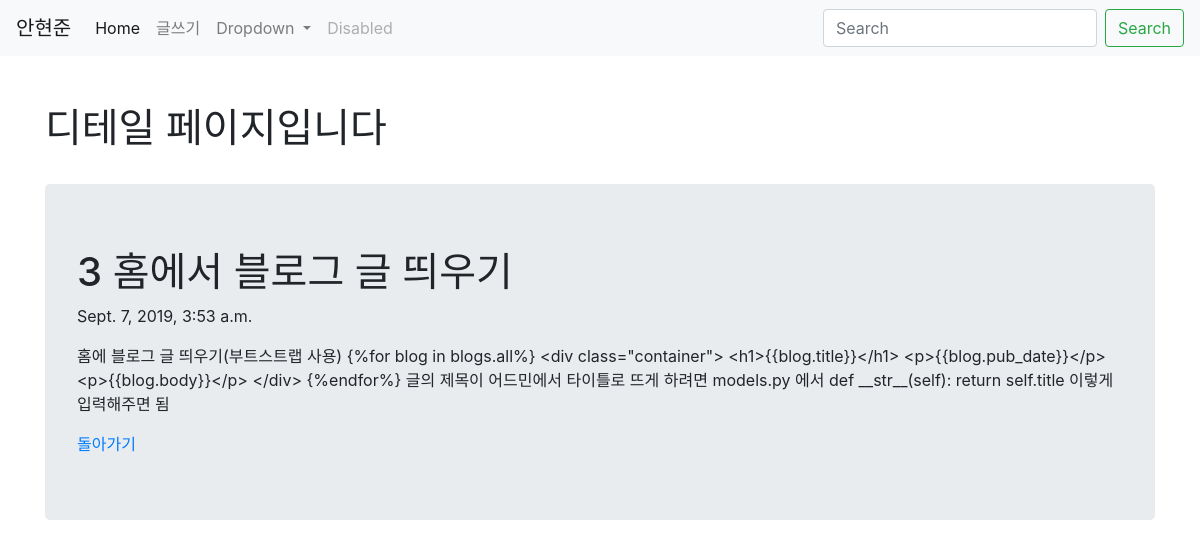
Page /blog/3/ on the committed database.
### blog/models.py (models this page shows, shortened)
class Blog(models.Model):
    title = models.CharField(max_length=200)
    pub_date = models.DateTimeField('date published')
    body = models.TextField()

### blog/views.py (the view)
# urls.py: path('<int:blog_id>/', views.detail, name = 'detail'),
def detail(request, blog_id):
    blog_detail = get_object_or_404(Blog, pk=blog_id)
    return render(request, 'blog/detail.html', {'blog':blog_detail})

### blog/templates/blog/detail.html
{% extends "base.html" %}
{% block content %}
    <body>
        <br>
        <br>
        <h1>디테일 페이지입니다</h1>
        <br>
        <div class="container jumbotron">
              <h1>{{ blog.title }}</h1>
              <p>{{ blog.pub_date }}</p>
              <p>{{ blog.body }}</p>
              <a href="{% url 'home' %}">돌아가기</a>
        </div>
    </body>
{% endblock %}

### rows in the picture
Blog: title "3 홈에서 블로그 글 띄우기", pub_date "Sept. 7, 2019, 3:53 a.m.", body "홈에 블로그 글 띄우기(부트스트랩 사용) {%for blog in blogs.all%} <div class=\"container\"> <h1>{{blog.title}}</h1> <p>{{blog.pub_date}}</p> <p>{{blog.body}}</p> </div> {%endfor%} 글의 제목이 어드민에서 타이틀로 뜨게 하려면 models.py 에서 def __str__(self): return self.title 이렇게 입력해주면 됨"
